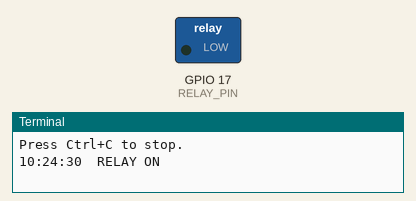
A program run on a simulated Raspberry Pi (BCM pin numbers). Parts: switched loads named in the program (green lamp = pin HIGH), the last lines printed to the terminal. The clock reads 2024-03-15 10:24:30 at power-on unless the program sets it.

Above: at 1.0 s.
At 3.0 s:
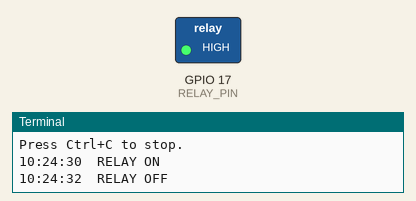
Timing chart, 0 to 5.2 s (numbered marks = the images above):
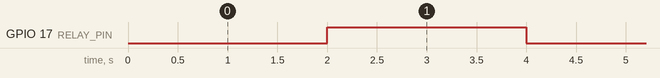

Measured:
- by itself, GPIO 17 (RELAY_PIN): alternates HIGH for 2.0 s and LOW for 2.0 s

The program:

relay_control.py
```python
#!/usr/bin/env python3
"""
=============================================================================
 SINGLE CHANNEL RELAY — 2 s ON / 2 s OFF  (Raspberry Pi)
 ----------------------------------------------------------------------------
 Target : Raspberry Pi 1/2/3/4/5/Zero (Raspberry Pi OS, Python 3)
 Module : 1-channel 5 V relay board
 Behavior: loop forever ->
             relay ON  -> sleep 2 s
             relay OFF -> sleep 2 s

 Wiring
   Relay IN  -> BCM GPIO 17 (physical pin 11)   [change RELAY_PIN below]
   Relay VCC -> 5V   (physical pin 2/4)
   Relay GND -> GND  (physical pin 6)
   Most cheap relay boards are ACTIVE-LOW (LOW = coil energized).
   Set RELAY_ACTIVE_LOW to match your module.

 Run:
   sudo apt install -y python3-rpi.gpio
   python3 relay_control.py
 Stop with Ctrl+C (GPIO is cleaned up on exit).
=============================================================================
"""

import time
import RPi.GPIO as GPIO

# ----------------------------- configuration -------------------------------
RELAY_PIN = 17                 # BCM pin connected to relay IN
RELAY_ACTIVE_LOW = True        # True  -> LOW turns relay ON (most boards)
                               # False -> HIGH turns relay ON
INTERVAL = 2.0                 # seconds ON and seconds OFF


def set_relay(on: bool) -> None:
    """Energize the relay coil according to the module's active level."""
    active_level = GPIO.LOW if RELAY_ACTIVE_LOW else GPIO.HIGH
    inactive_level = GPIO.HIGH if RELAY_ACTIVE_LOW else GPIO.LOW
    GPIO.output(RELAY_PIN, active_level if on else inactive_level)


def main() -> None:
    GPIO.setmode(GPIO.BCM)
    GPIO.setwarnings(False)
    GPIO.setup(RELAY_PIN, GPIO.OUT, initial=GPIO.HIGH if RELAY_ACTIVE_LOW else GPIO.LOW)

    print(f"Relay test started: 2 s ON / 2 s OFF on BCM GPIO {RELAY_PIN}")
    print("Press Ctrl+C to stop.")

    try:
        while True:
            set_relay(True)                # RELAY ON  (2 s)
            print(time.strftime("%H:%M:%S") + "  RELAY ON")
            time.sleep(INTERVAL)

            set_relay(False)               # RELAY OFF (2 s)
            print(time.strftime("%H:%M:%S") + "  RELAY OFF")
            time.sleep(INTERVAL)
    except KeyboardInterrupt:
        print("\nStopped by user.")
    finally:
        set_relay(False)                   # leave the load OFF
        GPIO.cleanup(RELAY_PIN)


if __name__ == "__main__":
    main()
```
